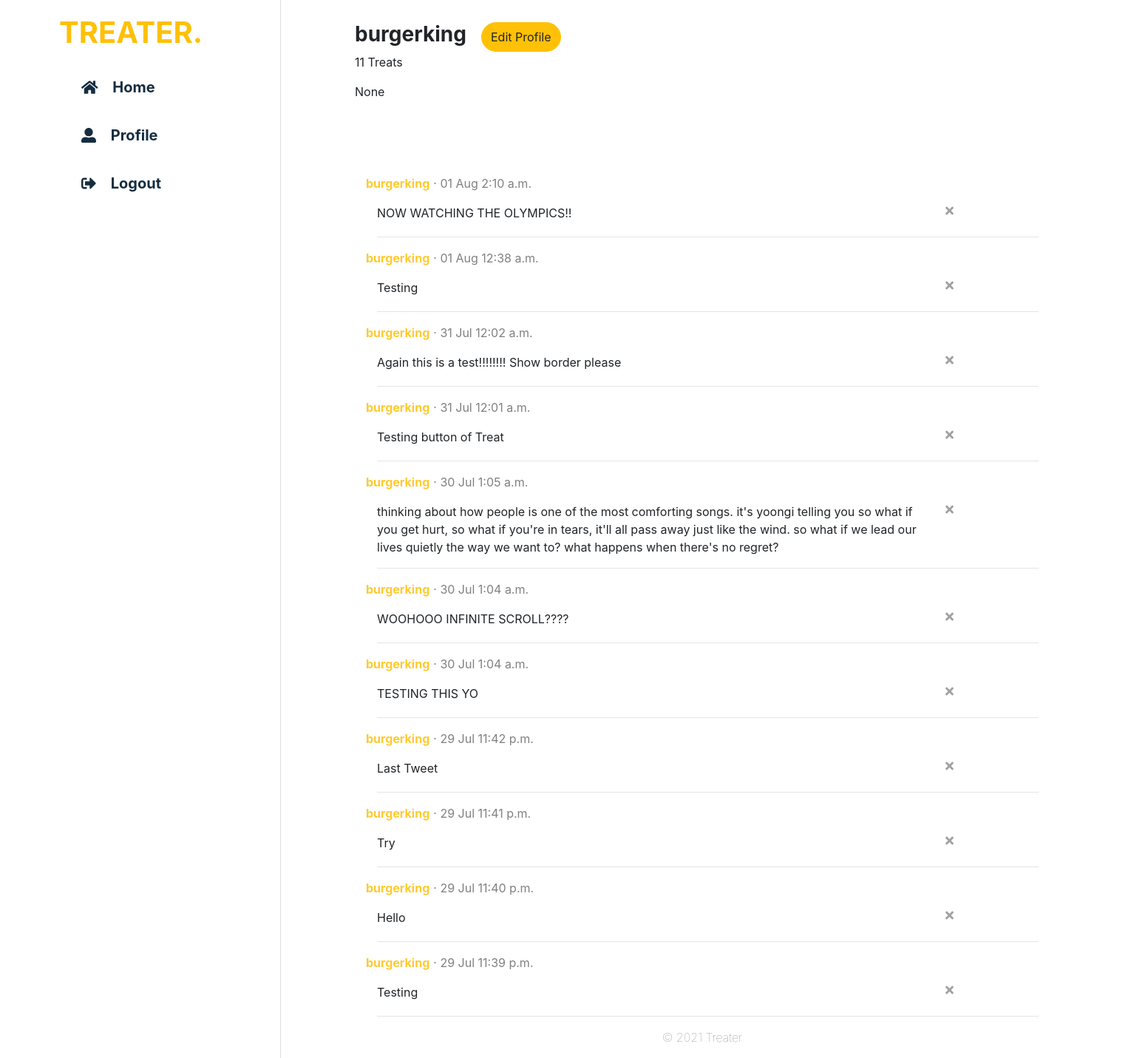
Before: /Treater/profile (signed in) with the older database file.
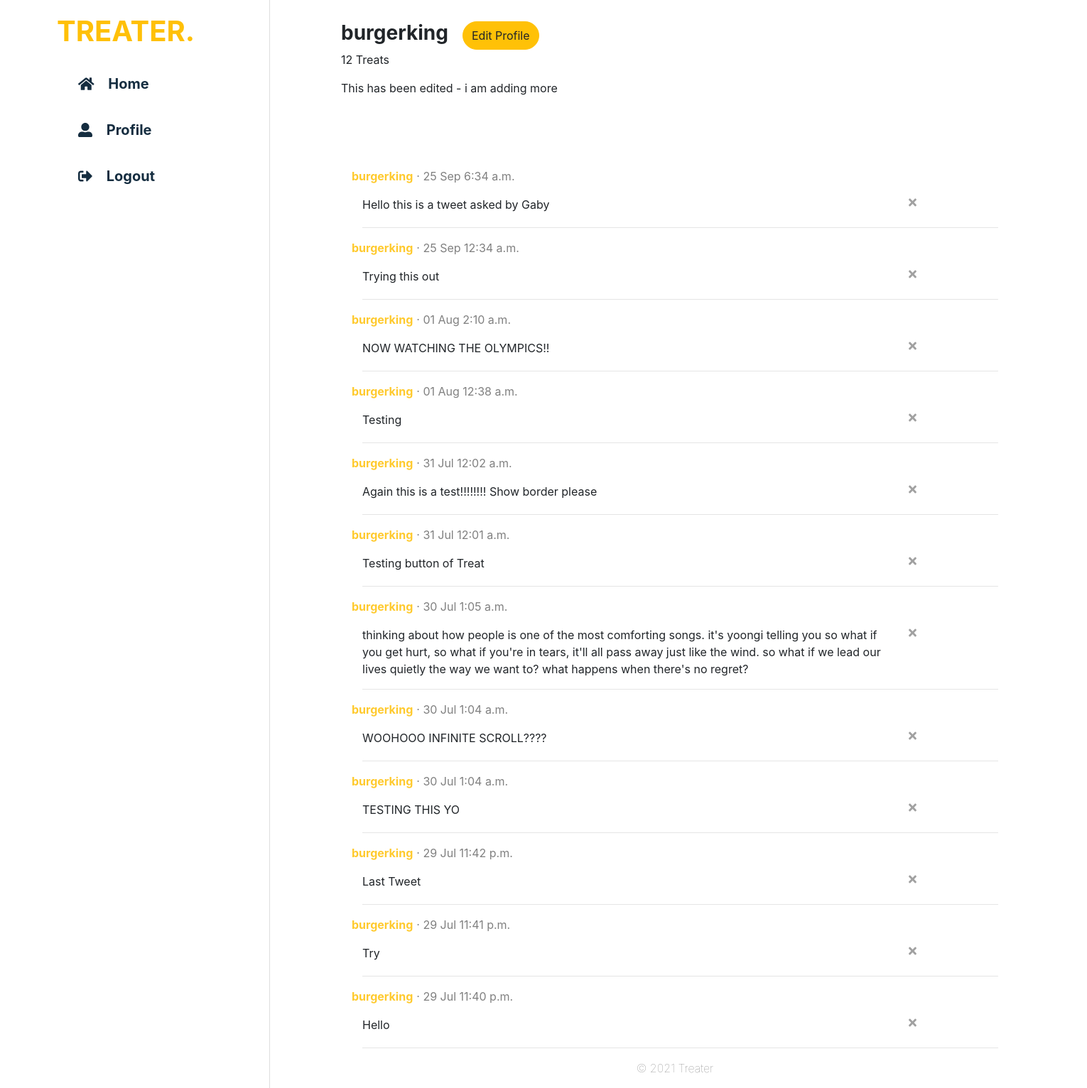
After: the same page with the newer database file.
### treater_feed/models.py (models this page shows, shortened)
class User(AbstractUser):
    description = models.CharField(max_length=250, null=True)

class Tweet(models.Model):
    user = models.ForeignKey(User, on_delete=models.CASCADE, related_name="tweet_user")
    tweet = models.CharField(max_length=250)
    date_and_time = models.DateTimeField(auto_now_add=True)

### treater_feed/views.py (the view)
# urls.py: path("profile", views.view_own_profile, name="view_own_profile"),
@login_required
def view_own_profile(request):
    user = User.objects.get(username=request.user)
    if request.method == 'POST':
        updated_description = request.POST["description-change"]
        user.description = updated_description
        user.save()
        user = User.objects.get(username=request.user)
        return render(request, "treater_feed/profile.html", {
            "user": user,
            "profileUser": user,
            "tweets": user.tweet_user.all().order_by('-date_and_time')
        })
    else:
        return render(request, "treater_feed/profile.html", {
            "user": user,
            "profileUser": user,
            "tweets": user.tweet_user.all().order_by('-date_and_time')
        })

### treater_feed/templates/treater_feed/profile.html (shortened to what this page needs)
{% extends "treater_feed/layout.html" %} {% block authenticated_body %} {% load static %}
<div class="container profile-details">
    <div class="row username-button">
        <div>
            <h3 class="profile-details-username"><b>{{profileUser.username}}</b></h3>
        </div>
        {% if user.id == profileUser.id %}
        <div>
            <button type="button" class="btn btn-warning" id="editProfileBtn">Edit Profile</button>
        </div>
        {% endif %}
    </div>
    <div class="row">
        <p>{{tweets.count}} Treats</p>
    </div>
    <div class="row">
        <div>{{profileUser.description}}</div>
    </div>
    <div class="container list-tweets">
        <ul>
            {% for tweet in tweets %}
            <li>
                <div class="tweet-post">
                    <div class="row">
                        <a href="{% url 'view_user_profile' tweet.user.id %}">
                            <b>{{tweet.user}}</b>
                        </a>
                        <p class="tweet-date-time"> &#183; {{tweet.date_and_time|date:"d M"}} {{tweet.date_and_time|time:"TIME_FORMAT"}}</p>
                    </div>
                </div>
                <div class="row">
                    <div class="col-sm-10">
                        {{tweet.tweet}}
                    </div>
                    {% if tweet.user.id == user.id %}
                    <a class="btn delete" id="deleteTweet" href="{% url 'delete_tweet_profile' tweet.id user.id %}"><i class="fas fa-times"></i></a> {% endif %}
                </div>
            </li>
            <hr> {% endfor %}
        </ul>
    </div>
</div>
{% endblock %}

### treater_feed/templates/treater_feed/layout.html (shortened to what this page needs)
{% load static %}
<!DOCTYPE html>
<html lang="en">
<head>
    <link rel="stylesheet" href="https://stackpath.bootstrapcdn.com/bootstrap/4.4.1/css/bootstrap.min.css">
    <link href="{% static 'treater_feed/styles.css' %}" rel="stylesheet">
</head>
<body>
    <div class="layout">
        {%if user.is_authenticated %}
        <div class="authenticated">
            <div class="wrapper">
                <div class="sidebar">
                    <h1><b>TREATER.</b></h1>
                    <ul>
                        <a href="{% url 'home' %}">
                            <li id="home-nav"><i class="fas fa-home"></i> Home</li>
                        </a>
                        <a href="{% url 'view_own_profile' %}">
                            <li id="profile-nav"><i class="fas fa-user-alt"></i> Profile</li>
                        </a>
                        <a href="{% url 'logout' %}">
                            <li id="logout-nav"><i class="fas fa-sign-out-alt"></i> Logout</li>
                        </a>
                    </ul>
                </div>
            </div>
            <div class="container main-content">
                <div class="body-authenticated">
                    {% block authenticated_body %} {% endblock %}
                </div>
                <div class="copyright">
                    <p>© 2021 Treater</p>
                </div>
            </div>
        </div>
            {% endif %}
        </div>
</body>

### treater_feed/static/treater_feed/styles.css (style rules this page uses)
* { box-sizing: border-box; margin: 0; padding: 0; text-decoration: none; }
.authenticated { box-sizing: border-box; list-style: none; text-decoration: none; }
.layout .authenticated .wrapper { display: flex; position: relative; }
.authenticated .wrapper .sidebar { padding-top: 20px; position: fixed; width: 380px; height: 100%; border-right: 1px solid #dedede; background-color: white; }
.authenticated .wrapper .sidebar h1 { color: #ffc008; margin-bottom: 20px; margin-left: 80px; }
.authenticated .wrapper .sidebar li { list-style: none; padding-left: 50px; padding-top: 15px; padding-bottom: 15px; margin-left: 60px; margin-right: 100px; margin-top: 5px; margin-bottom: 5px; font-size: 20px; font-weight: bold; border-top: 10px #152d40; border-bottom: 1px #152d40; border-radius: 25px; }
.authenticated .wrapper .sidebar i { margin-right: 15px; }
.authenticated .wrapper .sidebar a { color: #152d40; }
.layout .authenticated .container.main-content { margin-left: 380px; }
.layout .authenticated .body-authenticated { margin-right: 70px; }
.container.list-tweets ul { list-style: none; }
.container.list-tweets { margin-top: 100px; overflow: hidden; }
.container.list-tweets a { color: #ffc108d8; }
.container.list-tweets .tweet-date-time { margin-left: 5px; color: grey; }
.container.list-tweets .btn.delete { margin-top: -10px; }
.container.list-tweets i { align-self: left; color: rgb(161, 161, 161); }
.container.profile-details { padding-left: 100px; }
.container.profile-details h3 { margin-top: 30px; }
.container.profile-details .btn.btn-warning { height: 40px; border-radius: 30px; margin-top: 30px; margin-left: 20px; }
.copyright { text-align: center; color: grey; font-weight: lighter; }

Changed rows visible on the page:
removed Tweet: user "burgerking", date_and_time "29 Jul", date_and_time "11:39 p.m.", tweet "Testing"
changed User "burgerking": description "None" → "This has been edited - i am adding more"
added Tweet: user "burgerking", date_and_time "25 Sep", date_and_time "6:34 a.m.", tweet "Hello this is a tweet asked by Gaby"
added Tweet: user "burgerking", date_and_time "25 Sep", date_and_time "12:34 a.m.", tweet "Trying this out"
Other visible differences:
{{ tweets.count }}: "11" → "12"
